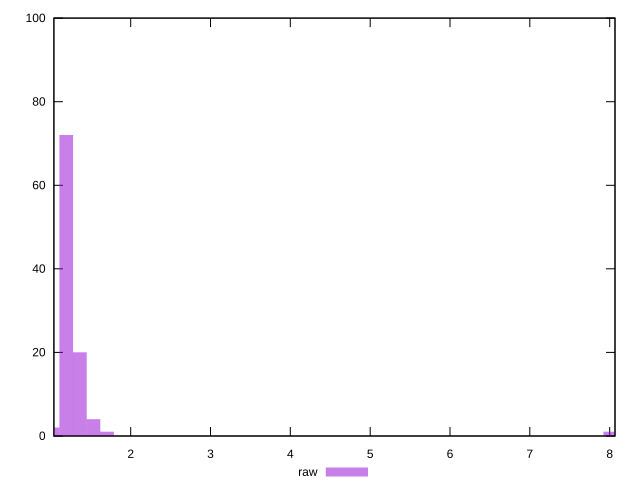

Here is the gnuplot script that generated this plot:
reset

$raw <<EOF
8.007170993556143 1
1.7036534028842856 1
1.3629227223074285 20
1.0221920417305714 2
1.5332880625958571 4
1.1925573820189999 72
EOF

set key outside below
set boxwidth 0.17036534028842856
set xrange [1.0379999999999998:8.066999999999993]
set yrange [0:100]
set style fill transparent solid 0.5 noborder
set terminal svg size 640, 490 enhanced background rgb 'white'
set output "report_00007_2020-12-11T15:55:29.892Z/network-server-latency/samples/empty/raw/histogram.svg"

plot $raw title "raw" with boxes

reset
